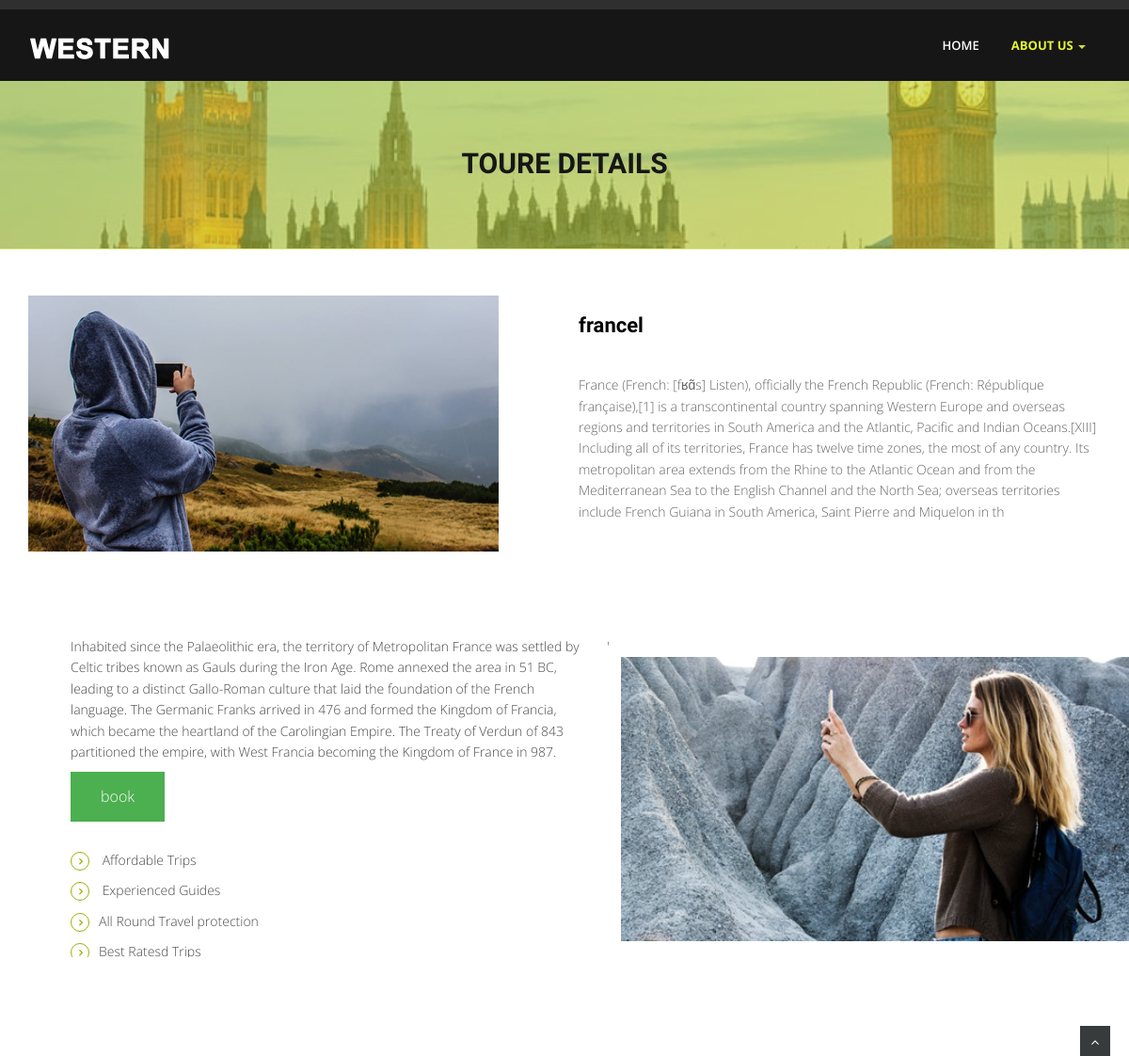
Page /details.php?dif=1 on the earlier database version.
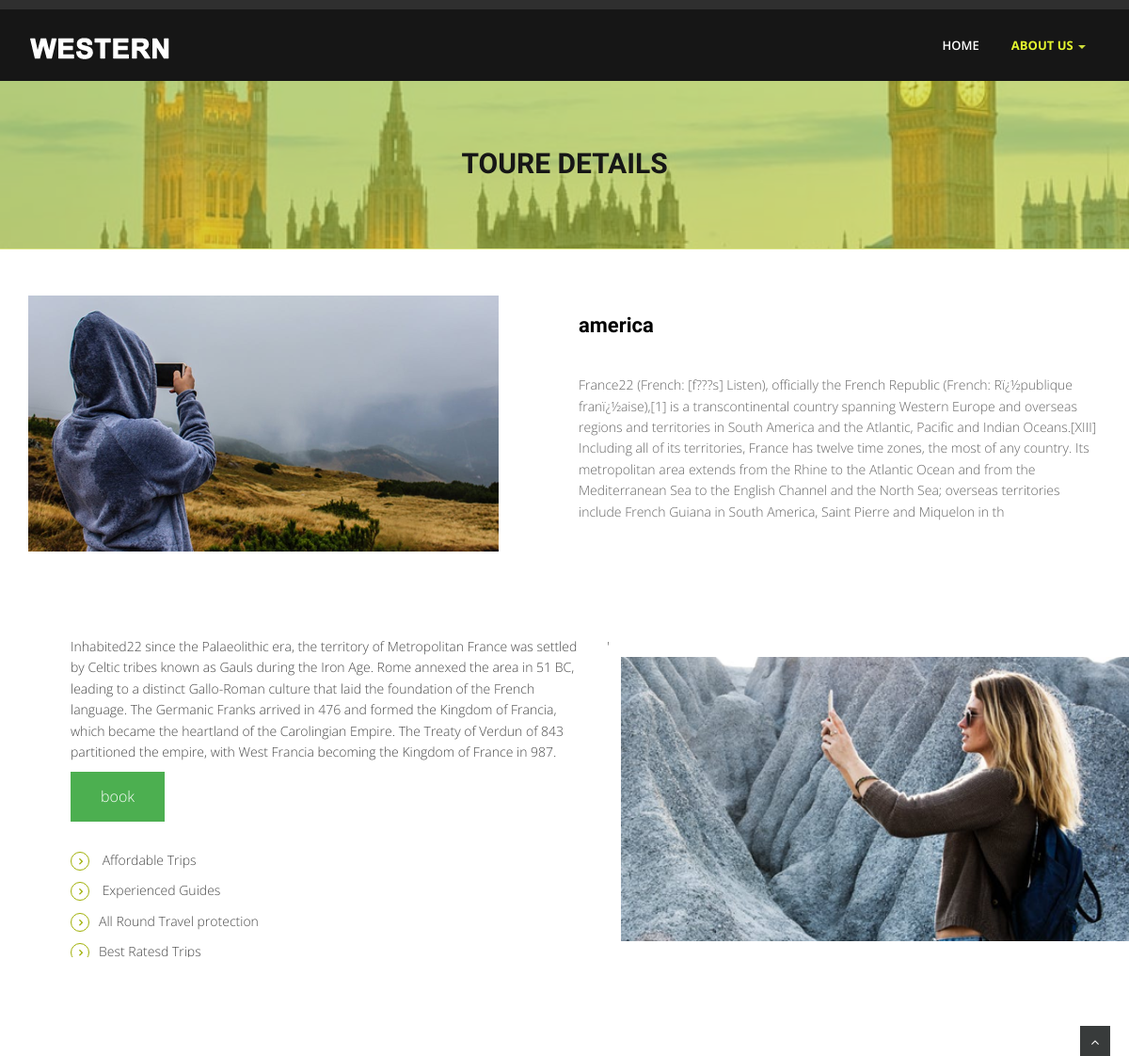
Same page on the later database version.
### tables this page shows
CREATE TABLE IF NOT EXISTS `aboutpack` (
  `packid` int(11) NOT NULL,
  `sec1` text NOT NULL,
  `sec2` text NOT NULL,
  `location` text NOT NULL
);

### details.php (the view, shortened to what this page needs)
<!DOCTYPE html>
<html lang="en">
<head>
<link href="css/bootstrap.min.css" rel="stylesheet" />
<link href="css/fancybox/jquery.fancybox.css" rel="stylesheet">
<link href="css/flexslider.css" rel="stylesheet" />
<link href="css/style.css" rel="stylesheet" />
</head>
<body>
<div id="wrapper">
<div class="topbar">
</div>
		<header>
        <div class="navbar navbar-default navbar-static-top">
            <div class="container">
                <div class="navbar-header">
                  <a class="navbar-brand" href="index.html"><img src="img/logo.png" alt="logo"/></a>
                </div>
                <div class="navbar-collapse collapse ">
                    <ul class="nav navbar-nav">
                        <li><a href="index.html">Home</a></li>
							 <li class="dropdown active">
                        <a href="#" data-toggle="dropdown" class="dropdown-toggle">About Us <b class="caret"></b></a>
                    </li>
                    </ul>
                </div>
            </div>
        </div>
	</header>
	<section id="inner-headline">
	<div class="container">
		<div class="row">
			<div class="col-lg-12">
				<h2 class="pageTitle">Toure Details</h2>
			</div>
		</div>
	</div>
	</section>
	<section id="content">
	<section class="section-padding">
		<div class="container">
			<div class="row showcase-section">
				<div class="col-md-6">
					<img src="img/dev1.png" alt="showcase image">
				</div>
				<?php
				include'./dbcheck.inc.php';
				$packid=$_GET['dif'];
				$sql = "SELECT * FROM `aboutpack`where  `packid`=$packid";
				$f=mysqli_query($conn,$sql);
				$row=mysqli_fetch_assoc($f);
				echo "<div class='col-md-6'><div class='about-text'>";
						echo"<h3>$row[location]</h3>";
						echo"$row[sec1]";
					echo"</div></div></div>
					</div>
				</section> ";
	echo"<section class='section-padding gray-bg'>
		<div class='container'>
			<div class='row'>
				<div class='col-md-6 col-sm-6'>
					<div class='about-text'>";
						echo"<p>$row[sec2]<br></p>";
						echo"<a href='login.php?packid=$packid'><input class='epic'value='book'type='Button'></a>";
						echo"<ul class='withArrow'>
							<li><span class='fa fa-angle-right'></span> Affordable Trips</li>
							<li><span class='fa fa-angle-right'></span> Experienced Guides</li>
							<li><span class='fa fa-angle-right'></span>All Round Travel protection</li>
							<li><span class='fa fa-angle-right'></span>Best Ratesd Trips</li>
						</ul>
					</div>
				</div>'";
				?>
				<div class="col-md-6 col-sm-6">
					<div class="about-image">
						<img src="img/about.png" alt="About Images">
					</div>
				</div>
			</div>
		</div>
	</section>
	</section>
</div>
<a href="#" class="scrollup"><i class="fa fa-angle-up active"></i></a>
</body>
</html>

Differences in the rows shown:
changed aboutpack: location "francel" → "america"; sec1 "France (French: [fʁɑ̃s] Listen), officially the French Republic (French: République française),[1] is a transcontinental country…" → "France22 (French: [f???s] Listen), officially the French Republic (French: Rï¿½publique franï¿½aise),[1] is a transcontinental country…"; sec2 "Inhabited since the Palaeolithic era,…" → "Inhabited22 since the Palaeolithic era,…"
